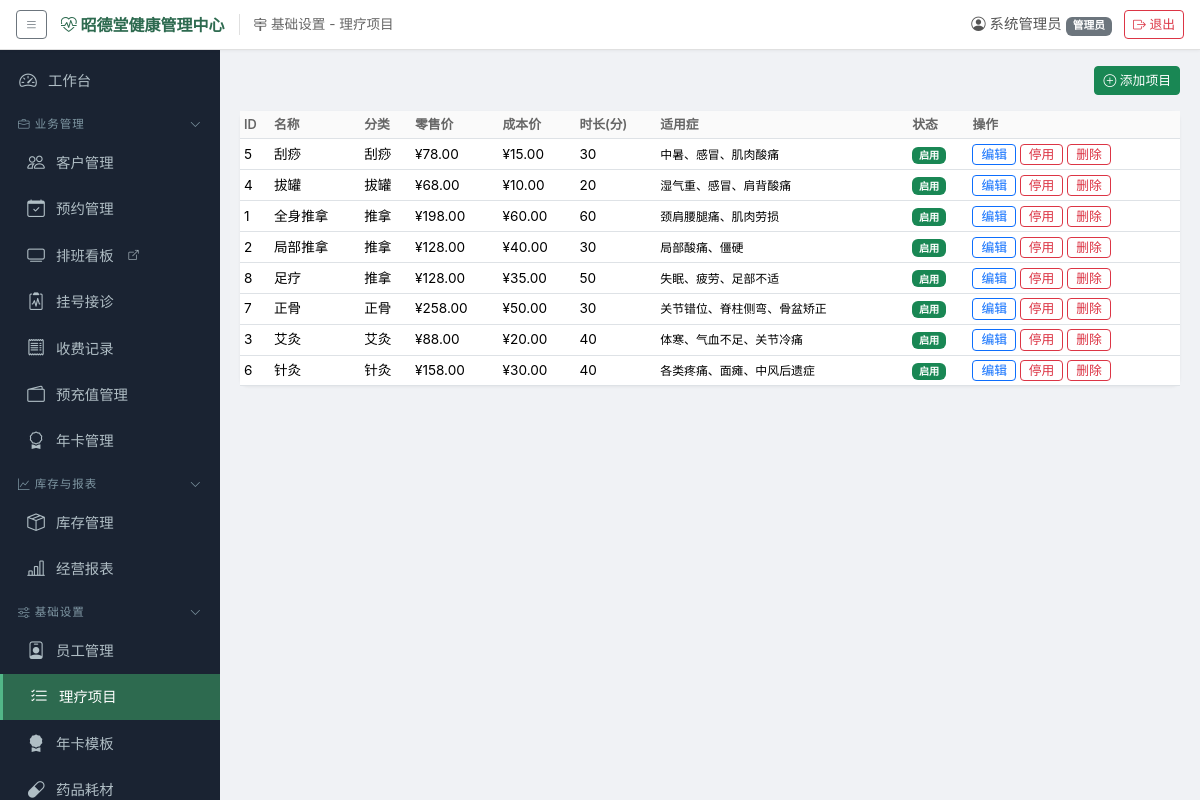
The app's page /settings/items (signed in) with its own data.
### models.py (models this page shows, shortened)
class SystemConfig(db.Model):
    __tablename__ = 'system_configs'
    id = db.Column(db.Integer, primary_key=True)
    key = db.Column(db.String(100), unique=True, nullable=False)
    value = db.Column(db.String(500))
    description = db.Column(db.String(200))

class User(UserMixin, db.Model):
    __tablename__ = 'users'
    id = db.Column(db.Integer, primary_key=True)
    username = db.Column(db.String(50), unique=True, nullable=False)
    password_hash = db.Column(db.String(256), nullable=False)
    display_name = db.Column(db.String(50), nullable=False)
    role = db.Column(db.String(20), nullable=False, default='前台')  # 管理员/前台/理疗师/库管
    is_active_user = db.Column(db.Boolean, default=True)
    created_at = db.Column(db.DateTime, default=datetime.now)

class ServiceItem(db.Model):
    __tablename__ = 'service_items'
    id = db.Column(db.Integer, primary_key=True)
    name = db.Column(db.String(100), nullable=False)
    category = db.Column(db.String(50))  # 推拿/艾灸/拔罐/刮痧/针灸/正骨
    price = db.Column(db.Numeric(10, 2), nullable=False, default=0)
    cost_price = db.Column(db.Numeric(10, 2), default=0)  # 成本价
    duration = db.Column(db.Integer)  # 建议时长(分钟)
    indication = db.Column(db.Text)  # 适用症描述
    is_active = db.Column(db.Boolean, default=True)
    is_deleted = db.Column(db.Boolean, default=False)  # 软删除

### app.py (the view, shortened to what this page needs)
@app.route('/settings/items', methods=['GET', 'POST'])
@login_required
@role_required('管理员')
def settings_items():
    items = ServiceItem.query.filter_by(is_deleted=False).order_by(ServiceItem.category, ServiceItem.name).all()
    return render_template('settings_items.html', items=items)

### app.py (called while the page is built)
@login_manager.user_loader
def load_user(user_id):
    return db.session.get(User, int(user_id))

def _generate_csrf_token():
    if '_csrf_token' not in session:
        session['_csrf_token'] = secrets.token_hex(16)
    return session['_csrf_token']

def role_required(*roles):
    def decorator(f):
        @wraps(f)
        def decorated_function(*args, **kwargs):
            if current_user.role not in roles and current_user.role != '管理员':
                flash('您没有权限执行此操作', 'danger')
                return redirect(url_for('dashboard'))
            return f(*args, **kwargs)
        return decorated_function
    return decorator

### templates/settings_items.html (shortened to what this page needs)
{% extends "base.html" %}
{% block content %}
<div class="d-flex justify-content-end mb-3"><button class="btn btn-sm btn-success" data-bs-toggle="modal" data-bs-target="#addModal"><i class="bi bi-plus-circle"></i> 添加项目</button></div>
<div class="card"><div class="card-body p-0"><div class="table-responsive"><table class="table table-sm table-hover mb-0">
    <thead><tr><th>ID</th><th>名称</th><th>分类</th><th>零售价</th><th>成本价</th><th>时长(分)</th><th>适用症</th><th>状态</th><th>操作</th></tr></thead>
    <tbody>{% for i in items %}<tr>
        <td>{{ i.id }}</td><td>{{ i.name }}</td><td>{{ i.category or '-' }}</td><td>¥{{ i.price }}</td><td>¥{{ i.cost_price or 0 }}</td><td>{{ i.duration or '-' }}</td>
        <td><small>{{ i.indication or '-' }}</small></td>
        <td><span class="badge bg-{{ 'success' if i.is_active else 'secondary' }}">{{ '启用' if i.is_active else '停用' }}</span></td>
        <td>
            <button class="btn btn-sm btn-outline-primary py-0" data-bs-toggle="modal" data-bs-target="#edit{{ i.id }}">编辑</button>
            <form method="POST" class="d-inline"><input type="hidden" name="action" value="toggle"><input type="hidden" name="id" value="{{ i.id }}">
                <button class="btn btn-sm btn-outline-{{ 'danger' if i.is_active else 'success' }} py-0">{{ '停用' if i.is_active else '启用' }}</button></form>
            <form method="POST" class="d-inline" onsubmit="return confirm('确定删除项目 {{ i.name }}？')"><input type="hidden" name="action" value="delete"><input type="hidden" name="id" value="{{ i.id }}">
                <button class="btn btn-sm btn-outline-danger py-0">删除</button></form>
        </td>
    </tr>
    {% endfor %}</tbody>
</table></div></div></div>
{% endblock %}

### templates/base.html (shortened to what this page needs)
<!DOCTYPE html>
<html lang="zh-CN">
<head>
    <link href="{{ url_for('static', filename='vendor/bootstrap.min.css') }}" rel="stylesheet">
    <link href="{{ url_for('static', filename='vendor/bootstrap-icons.min.css') }}" rel="stylesheet">
    <link href="{{ url_for('static', filename='css/style.css') }}" rel="stylesheet">
</head>
<body>
{% if current_user.is_authenticated %}
<header class="global-topbar">
    <div class="topbar-left">
        <button class="btn btn-sm btn-outline-secondary" id="sidebarToggle" title="展开/收起导航">
            <i class="bi bi-list"></i>
        </button>
        <span class="site-title" title="可在 系统管理→系统配置 中修改系统名称">
            <i class="bi bi-heart-pulse"></i> {{ site_title }}
        </span>
        <span class="nav-path" id="navPath"> {% block page_title %}{% endblock %}</span>
    </div>
    <div class="topbar-right">
        <span class="user-info"><i class="bi bi-person-circle"></i> {{ current_user.display_name }}
            <small class="badge bg-secondary">{{ current_user.role }}</small></span>
        <a href="{{ url_for('logout') }}" class="btn btn-sm btn-outline-danger"><i class="bi bi-box-arrow-right"></i> 退出</a>
    </div>
</header>
<div class="d-flex" id="wrapper">
    <div class="sidebar" id="sidebar">
        <nav class="sidebar-nav">
            <a href="{{ url_for('dashboard') }}" class="nav-link {% if request.endpoint == 'dashboard' %}active{% endif %}">
                <i class="bi bi-speedometer2"></i> 工作台
            </a>
            <div class="nav-group" data-group="biz">
                <div class="nav-group-header"><span><i class="bi bi-briefcase"></i> 业务管理</span><i class="bi bi-chevron-down group-arrow"></i></div>
                <div class="nav-group-body">
                    <a href="{{ url_for('customers') }}" class="nav-link {% if request.endpoint and 'customer' in request.endpoint %}active{% endif %}">
                        <i class="bi bi-people"></i> 客户管理
                    </a>
                    <a href="{{ url_for('appointments') }}" class="nav-link {% if request.endpoint and 'appointment' in request.endpoint %}active{% endif %}">
                        <i class="bi bi-calendar-check"></i> 预约管理
                    </a>
                    {% if board_token %}
                    <a href="{{ url_for('board_schedule', token=board_token) }}" target="_blank" class="nav-link" title="在新窗口打开排班看板（可投屏展示）">
                        <i class="bi bi-tv"></i> 排班看板 <i class="bi bi-box-arrow-up-right" style="font-size:0.7em"></i>
                    </a>
                    {% endif %}
                    <a href="{{ url_for('registrations') }}" class="nav-link {% if request.endpoint and ('registration' in request.endpoint or 'medical' in request.endpoint or 'charge_register' in request.endpoint) %}active{% endif %}">
                        <i class="bi bi-clipboard2-pulse"></i> 挂号接诊
                    </a>
                    <a href="{{ url_for('charges') }}" class="nav-link {% if request.endpoint and 'charges' in request.endpoint %}active{% endif %}">
                        <i class="bi bi-receipt"></i> 收费记录
                    </a>
                    <a href="{{ url_for('prepaid') }}" class="nav-link {% if request.endpoint and 'prepaid' in request.endpoint %}active{% endif %}">
                        <i class="bi bi-wallet2"></i> 预充值管理
                    </a>
                    <a href="{{ url_for('annual_cards') }}" class="nav-link {% if request.endpoint and 'annual_card' in request.endpoint %}active{% endif %}">
                        <i class="bi bi-award"></i> 年卡管理
                    </a>
                </div>
            </div>
            <div class="nav-group" data-group="stock">
                <div class="nav-group-header"><span><i class="bi bi-graph-up"></i> 库存与报表</span><i class="bi bi-chevron-down group-arrow"></i></div>
                <div class="nav-group-body">
                    <a href="{{ url_for('inventory') }}" class="nav-link {% if request.endpoint and 'inventory' in request.endpoint %}active{% endif %}">
                        <i class="bi bi-box-seam"></i> 库存管理
                    </a>
                    <a href="{{ url_for('reports') }}" class="nav-link {% if request.endpoint and 'report' in request.endpoint %}active{% endif %}">
                        <i class="bi bi-bar-chart-line"></i> 经营报表
                    </a>
                </div>
            </div>
            {% if current_user.role == '管理员' or current_user.role == '库管' %}
            <div class="nav-group" data-group="settings">
                <div class="nav-group-header"><span><i class="bi bi-sliders"></i> 基础设置</span><i class="bi bi-chevron-down group-arrow"></i></div>
                <div class="nav-group-body">
                    {% if current_user.role == '管理员' %}
                    <a href="{{ url_for('settings_employees') }}" class="nav-link {% if request.endpoint and 'settings_employees' in request.endpoint %}active{% endif %}">
                        <i class="bi bi-person-badge"></i> 员工管理
                    </a>
                    <a href="{{ url_for('settings_items') }}" class="nav-link {% if request.endpoint and 'settings_items' in request.endpoint %}active{% endif %}">
                        <i class="bi bi-list-check"></i> 理疗项目
                    </a>
                    <a href="{{ url_for('settings_annual_card_templates') }}" class="nav-link {% if request.endpoint and 'annual_card_template' in request.endpoint %}active{% endif %}">
                        <i class="bi bi-award-fill"></i> 年卡模板
                    </a>
                    {% endif %}
                    {% if current_user.role in ['管理员', '库管'] %}
                    <a href="{{ url_for('settings_medicines') }}" class="nav-link {% if request.endpoint and 'settings_medicines' in request.endpoint %}active{% endif %}">
                        <i class="bi bi-capsule"></i> 药品耗材
                    </a>
                    {% endif %}
                </div>
            </div>
            {% endif %}
        </nav>
    </div>
    <div class="main-content">
        <div class="content-area">
            {% block content %}{% endblock %}
        </div>
    </div>
</div>
{% else %}
{% block auth_content %}{% endblock %}
{% endif %}
</body>
</html>

### static/css/style.css (style rules this page uses)
:root { --sidebar-width: 220px; --sidebar-bg: #1a2332; --sidebar-active: #2d6a4f; --topbar-height: 50px; }
* { box-sizing: border-box; }
body { font-family: -apple-system, BlinkMacSystemFont, "Segoe UI", "PingFang SC", "Hiragino Sans GB", "Microsoft YaHei", sans-serif; background: #f0f2f5; margin: 0; overflow-x: hidden; }
.global-topbar { height: var(--topbar-height); background: #fff; border-bottom: 1px solid #e0e0e0; display: flex; align-items: center; justify-content: space-between; padding: 0 16px; position: fixed; top: 0; left: 0; right: 0; z-index: 200; box-shadow: 0 1px 3px rgba(0,0,0,0.05); }
.topbar-left { display: flex; align-items: center; gap: 14px; min-width: 0; }
.topbar-left .site-title { font-weight: 700; font-size: 1rem; color: #2d6a4f; white-space: nowrap; max-width: 320px; overflow: hidden; text-overflow: ellipsis; }
.topbar-left .nav-path { color: #666; font-size: 0.85rem; border-left: 1px solid #e0e0e0; padding-left: 14px; white-space: nowrap; overflow: hidden; text-overflow: ellipsis; }
.topbar-right { display: flex; align-items: center; gap: 12px; flex-shrink: 0; }
.topbar-right .user-info { color: #555; font-size: 0.9rem; white-space: nowrap; }
.sidebar { width: var(--sidebar-width); background: var(--sidebar-bg); color: #ccc; position: fixed; left: 0; top: var(--topbar-height); bottom: 0; z-index: 100; transition: width 0.3s; overflow-y: auto; overflow-x: hidden; }
.sidebar-nav { padding: 8px 0 20px; }
.sidebar-nav .nav-link { display: flex; align-items: center; gap: 10px; padding: 10px 18px; color: #b0bec5; text-decoration: none; font-size: 0.9rem; transition: all 0.2s; white-space: nowrap; }
.sidebar-nav .nav-link.active { background: var(--sidebar-active); color: #fff; border-left: 3px solid #52b788; }
.sidebar-nav .nav-link i { font-size: 1.1rem; width: 20px; text-align: center; }
.nav-group-header { display: flex; align-items: center; justify-content: space-between; padding: 12px 18px 6px; font-size: 0.72rem; text-transform: uppercase; letter-spacing: 1px; color: #7f97a3; cursor: pointer; user-select: none; }
.nav-group-header .group-arrow { font-size: 0.7rem; transition: transform 0.2s; }
.nav-group-body .nav-link { padding-left: 26px; }
.main-content { margin-left: var(--sidebar-width); padding-top: var(--topbar-height); min-height: 100vh; width: calc(100% - var(--sidebar-width)); transition: margin-left 0.3s, width 0.3s; }
.content-area { padding: 16px 20px; width: 100%; }
.content-area .card { width: 100%; }
.content-area .table { width: 100%; margin-bottom: 0.5rem; }
.content-area .table-responsive { max-height: calc(100vh - 220px); overflow: auto; }
.card { border: none; border-radius: 8px; box-shadow: 0 1px 3px rgba(0,0,0,0.06); }
.table th { font-weight: 600; font-size: 0.8rem; color: #666; background: #fafafa; border-bottom-width: 1px; }
.table td { font-size: 0.85rem; vertical-align: middle; }
.btn-sm { font-size: 0.8rem; }

### records on screen
SystemConfig: value "昭德堂健康管理中心"
User: display_name "系统管理员", role "管理员"
ServiceItem: id "5", name "刮痧", category "刮痧", price "78.00", cost_price "15.00", duration "30", indication "中暑、感冒、肌肉酸痛", is_active "启用", is_active "停用"
ServiceItem: id "4", name "拔罐", category "拔罐", price "68.00", cost_price "10.00", duration "20", indication "湿气重、感冒、肩背酸痛", is_active "启用", is_active "停用"
ServiceItem: id "1", name "全身推拿", category "推拿", price "198.00", cost_price "60.00", duration "60", indication "颈肩腰腿痛、肌肉劳损", is_active "启用", is_active "停用"
ServiceItem: id "2", name "局部推拿", category "推拿", price "128.00", cost_price "40.00", duration "30", indication "局部酸痛、僵硬", is_active "启用", is_active "停用"
ServiceItem: id "8", name "足疗", category "推拿", price "128.00", cost_price "35.00", duration "50", indication "失眠、疲劳、足部不适", is_active "启用", is_active "停用"
ServiceItem: id "7", name "正骨", category "正骨", price "258.00", cost_price "50.00", duration "30", indication "关节错位、脊柱侧弯、骨盆矫正", is_active "启用", is_active "停用"
ServiceItem: id "3", name "艾灸", category "艾灸", price "88.00", cost_price "20.00", duration "40", indication "体寒、气血不足、关节冷痛", is_active "启用", is_active "停用"
ServiceItem: id "6", name "针灸", category "针灸", price "158.00", cost_price "30.00", duration "40", indication "各类疼痛、面瘫、中风后遗症", is_active "启用", is_active "停用"
